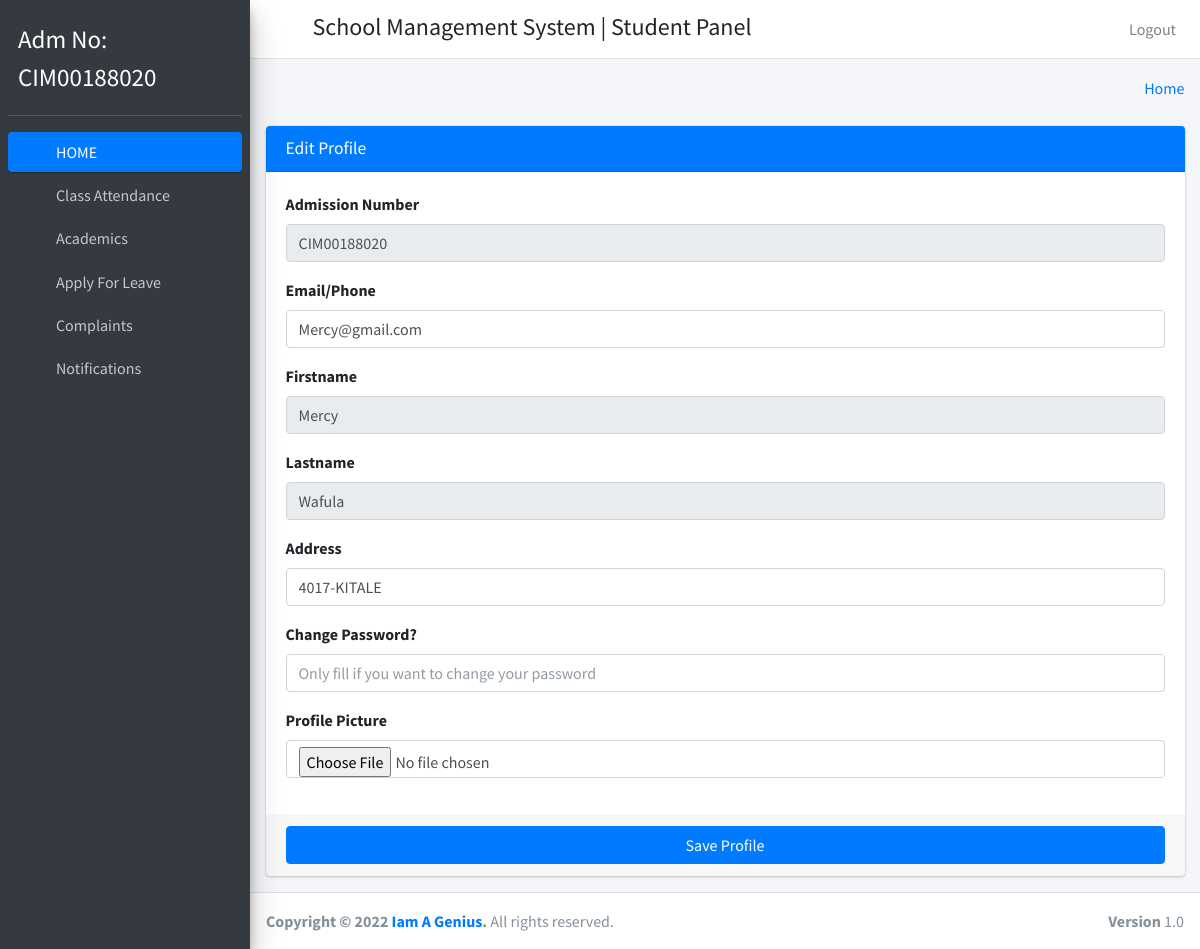
Page /student_profile (signed in) on the committed database.
### Student/models.py (models this page shows)
class CustomUser(AbstractUser):
    user_type_data=((1,"HOD"),(3,"staff"),(4,"student"),(2,"admin"))
    user_type= models.CharField(default=1, choices=user_type_data,max_length=10)

class students(models.Model):
    id=models.AutoField(primary_key=True)
    admin = models.OneToOneField(CustomUser, on_delete=models.CASCADE)
    gender = models.CharField(max_length=50)
    profile_pic = models.FileField()
    address = models.TextField()
    course_id=models.ForeignKey(courses,on_delete=models.SET_DEFAULT,default=1)
    dept_id = models.ForeignKey(department,on_delete=models.SET_DEFAULT,default=1)
    session_year_id = models.ForeignKey(sessionmodel,on_delete=models.CASCADE)
    stage_id = models.ForeignKey(semester,on_delete=models.SET_DEFAULT,default=19)
    status = models.BooleanField(default=False)
    created_at = models.DateTimeField(auto_now_add=True)
    updated_at = models.DateTimeField(auto_now_add=True)
    fcm_token=models.TextField(default="")
    objects=models.Manager()

### Student/student_views.py (the view)
# urls.py: path('student_profile',student_views.student_profile,name="student_profile"),
def student_profile(request):
    user = CustomUser.objects.get(id=request.user.id)
    student_obj = students.objects.get(admin=user)
    notification = notificationstudent.objects.filter(student_id=student_obj.id, read=False).order_by("-id")
    notifications = notificationstudent.objects.filter(student_id=student_obj.id, read=False).count()
    return render(request,"student_template/student_profile.html",{"student_obj":student_obj,
                                                                   "notification":notification,
                                                                   "notifications":notifications})

### templates/student_template/student_profile.html (shortened to what this page needs)
{% extends 'student_template/base_template.html' %}
{% load static %}
{% block main_content %}
<section class="content">
      <div class="container-fluid">
        <div class="row">
          <div class="col-md-12">
            <div class="card card-primary">
              <div class="card-header">
                <h3 class="card-title">Edit Profile</h3>
              </div>
              <form role="form" action="{% url 'student_profile_save' %}" method="POST" enctype="multipart/form-data">
                <div class="card-body">
                  <div class="form-group">
                    <label>Admission Number</label>
                    <input type="text" class="form-control" name="username" value="{{ user.username }}" disabled="disabled">
                  </div>
                  <div class="form-group">
                    <label>Email/Phone</label>
                    <input type="text" class="form-control" name="email" value="{{ user.email }}" />
                  </div>
                  <div class="form-group">
                    <label>Firstname</label>
                    <input type="text" class="form-control" name="first_name" value="{{ user.first_name }}" disabled="disabled">
                  </div>
                  <div class="form-group">
                    <label>Lastname</label>
                    <input type="text" class="form-control" name="last_name" value="{{ user.last_name }}" disabled="disabled">
                  </div>
                  <div class="form-group">
                    <label>Address</label>
                    <input type="text" class="form-control" name="address" value="{{student_obj.address}}" />
                  </div>
                  <div class="form-group">
                    <label>Change Password?</label>
                    <input type="text" class="form-control" name="password" placeholder="Only fill if you want to change your password" />
                  </div>
                  <div class="form-group">
                    <label>Profile Picture</label>
                    <input type="file" class="form-control" name="profile_pic" />
                  </div>
                </div>
                <div class="card-footer">
                  <button type="submit" class="btn btn-primary btn-block ">Save Profile</button>
                </div>
              </form>
            </div>
          </div>
        </div>
      </div>
    </section>
{% endblock main_content %}

### templates/student_template/sidebar.html (shortened to what this page needs)
{% load static %}
<aside class="main-sidebar sidebar-dark-primary elevation-4">
    <div class="sidebar">
      <div class="user-panel mt-3 pb-3 mb-3 d-flex username">
        <div class="info">
            Adm No:<br/>{{ user.username }}
        </div>
      </div>
      <nav class="mt-2">
        <ul class="nav nav-pills nav-sidebar flex-column" data-widget="treeview" role="menu" data-accordion="false">
          <li class="nav-item">
            {% url 'student_home' as student_home %}
            {% url 'student_profile' as student_profile %}
            <a href="{{ student_home }}" class="nav-link {% if request.path == student_profile %} active {% endif %} {% if request.path == student_home %} active {% endif %} ">
              <i class="nav-icon fas fa-home"></i>
              <p>
                HOME
              </p>
            </a>
          </li>
          <li class="nav-item">
            {% url 'student_view_attendance' as student_view_attendance %}
            {% url 'student_view_attendance_save' as student_view_attendance_save %}
            <a href="{{ student_view_attendance }}" class="nav-link {% if request.path == student_view_attendance_save %} active {% endif %} {% if request.path == student_view_attendance %} active {% endif %} ">
              <i class="nav-icon fas fa-user"></i>
              <p>
                Class Attendance
              </p>
            </a>
          </li>
          {% url 'unit_registration' as unit_registration %}
          {% url 'student_view_result' as student_view_result %}
          {% url 'resit' as resit %}
          {% url 'Units' as Units %}
          <li class="nav-item has-treeview  ">
            <a href="#" class="nav-link {% if request.path == unit_registration %} active {% endif %}
            {% if request.path == Units %} active {% endif %}">
              <i class="nav-icon fas fa-tachometer-alt"></i>
              <p>
                Academics
                <i class="right fas fa-angle-left"></i>
              </p>
            </a>
          </li>
          <li class="nav-item">
            {% url 'student_apply_leave' as student_apply_leave %}
            <a href="{{ student_apply_leave }}" class="nav-link {% if request.path == student_apply_leave %} active {% endif %} ">
              <i class="nav-icon fas fa-user-times"></i>
              <p>
                Apply For Leave
              </p>
            </a>
          </li>
          <li class="nav-item">
            {% url 'student_feedback' as student_feedback %}
            <a href="{{ student_feedback }}" class="nav-link {% if request.path == student_feedback %} active {% endif %} ">
              <i class="nav-icon fas fa-envelope"></i>
              <p>
                Complaints
              </p>
            </a>
          </li>
          <li class="nav-item">
            {% url 'student_all_notification' as student_all_notification %}
            <a href="{{ student_all_notification }}" class="nav-link {% if request.path == student_all_notification %} active {% endif %} ">
              <i class="nav-icon fas fa-share-square"></i>
              <p>
                Notifications
              </p>
            </a>
          </li>
        </ul>
      </nav>
    </div>
  </aside>

### templates/student_template/sidebar.html (style rules this page uses)
.user-panel.mt-3.pb-3.mb-3.d-flex.username { color:#fff; height:100px; font-size:25px; width:auto; }

### rows in the picture
CustomUser: username "CIM00188020", email "Mercy@gmail.com", first_name "Mercy", last_name "Wafula"
students: address "4017-KITALE"
